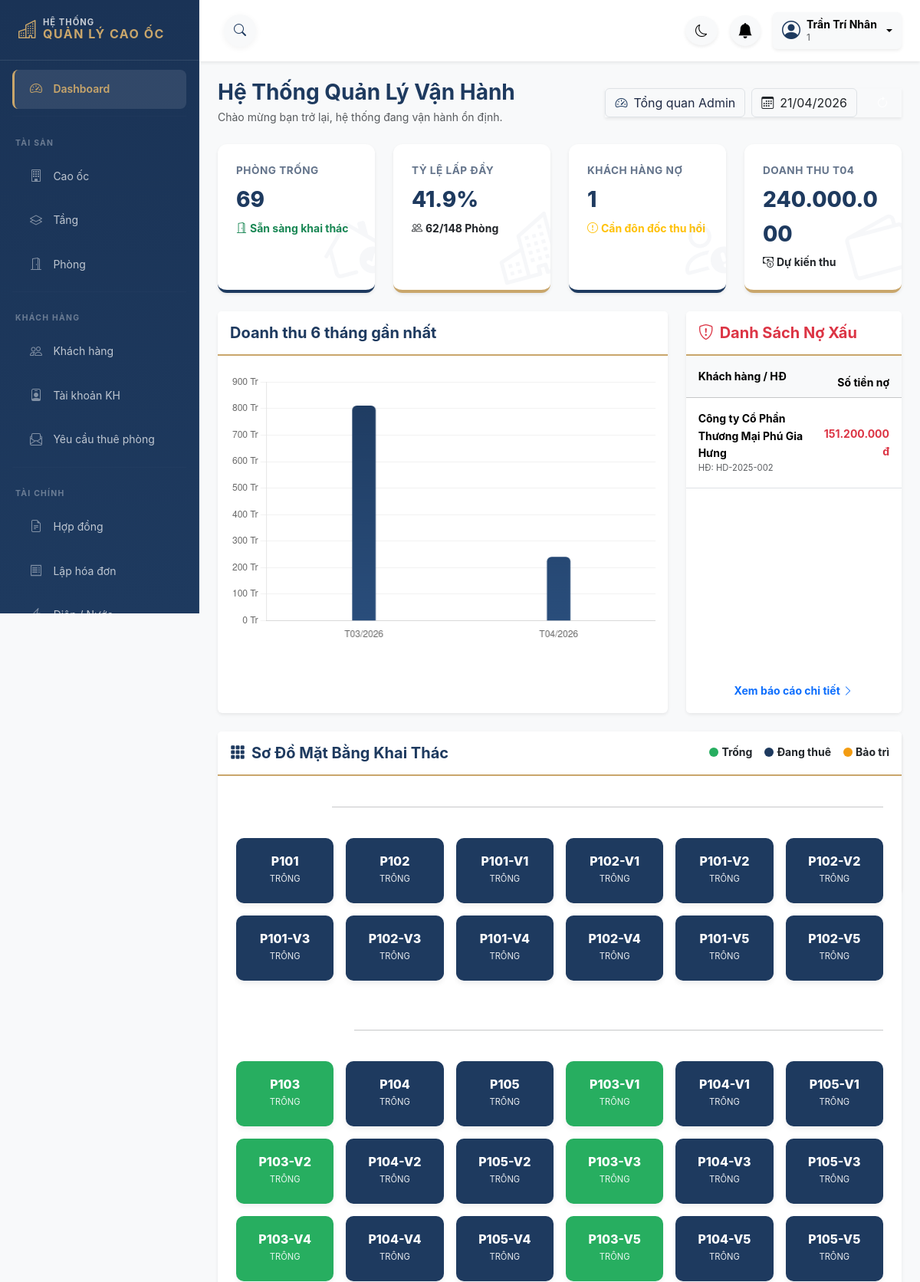
Page /modules/dashboard/admin.php (signed in, upper part) on the committed database.
### tables this page shows
CREATE TABLE HOP_DONG (
    soHopDong VARCHAR(50) PRIMARY KEY,
    maKH VARCHAR(20) NOT NULL,
    maNV VARCHAR(20),
    ngayLap DATE,
    ngayBatDau DATE,
    ngayThanhToanDauTien DATE NULL,
    ngayHetHanCuoiCung DATE NULL,
    ngayKetThuc DATE,
    tienTienCoc DECIMAL(15,2) DEFAULT 0.00,
    trangThai TINYINT DEFAULT 1 COMMENT '1: Hieu luc, 0: Ket thuc, 2: Huy, 3: ChoDuyet',
    ngayHuy DATE NULL,
    lyDoHuy TEXT NULL,
    deleted_at DATETIME DEFAULT NULL,
    CONSTRAINT fk_hop_dong_kh FOREIGN KEY (maKH) REFERENCES KHACH_HANG(maKH),
    CONSTRAINT fk_hop_dong_nv FOREIGN KEY (maNV) REFERENCES NHAN_VIEN(maNV)
);

CREATE TABLE KHACH_HANG (
    maKH VARCHAR(20) PRIMARY KEY,
    tenKH VARCHAR(100) NOT NULL,
    cccd VARCHAR(20) UNIQUE,
    sdt VARCHAR(15),
    email VARCHAR(100),
    diaChi TEXT,
    deleted_at DATETIME DEFAULT NULL
);

CREATE TABLE PHONG (
    maPhong VARCHAR(50) PRIMARY KEY,
    maTang VARCHAR(20) NOT NULL,
    tenPhong VARCHAR(100) NOT NULL,
    loaiPhong VARCHAR(50),
    dienTich DECIMAL(10,2),
    soChoLamViec INT DEFAULT 0,
    moTaViTri VARCHAR(200) NULL,
    donGiaM2 DECIMAL(15,2) DEFAULT 0.00,
    giaThue DECIMAL(15,2) NOT NULL DEFAULT 0.00,
    trangThai TINYINT DEFAULT 1 COMMENT '1: Trong, 2: Da thue, 3: Dang sua chua, 4: Lock',
    deleted_at DATETIME DEFAULT NULL,
    CONSTRAINT fk_phong_tang FOREIGN KEY (maTang) REFERENCES TANG(maTang) ON DELETE CASCADE
);

### modules/dashboard/admin.php (the view, shortened to what the rows shown need)
<?php
require_once __DIR__ . '/../../includes/common/functions.php';
$db = Database::getInstance()->getConnection();
$sqlFloorMap = "
    SELECT
        p.maPhong,
        p.trangThai,
        p.giaThue,
        t.tenTang,
        kh.tenKH
    FROM PHONG p
    JOIN TANG t ON p.maTang = t.maTang
    LEFT JOIN CHI_TIET_HOP_DONG cthd ON p.maPhong = cthd.maPhong
    LEFT JOIN HOP_DONG h ON cthd.soHopDong = h.soHopDong
        AND h.trangThai = 1
        AND h.deleted_at IS NULL
    LEFT JOIN KHACH_HANG kh ON h.maKH = kh.maKH
        AND kh.deleted_at IS NULL
    WHERE p.deleted_at IS NULL
    ORDER BY t.maTang ASC, p.maPhong ASC
";
$roomsRaw = $db->query($sqlFloorMap)->fetchAll();
$roomsByFloor = [];
foreach ($roomsRaw as $r) {
    $roomsByFloor[$r['tenTang']][] = $r;
}
$sqlBadDebt = "
    SELECT
        kh.tenKH,
        h.soHopDong,
        SUM(hd.soTienConNo) as total_debt_amount
    FROM HOA_DON hd
    JOIN HOP_DONG h ON hd.soHopDong = h.soHopDong
    JOIN KHACH_HANG kh ON h.maKH = kh.maKH
    WHERE hd.trangThai = 'ConNo'
      AND hd.loaiHoaDon = 'Chinh'
      AND hd.deleted_at IS NULL
      AND h.deleted_at IS NULL
      AND kh.deleted_at IS NULL
    GROUP BY kh.maKH, h.soHopDong
    ORDER BY total_debt_amount DESC
    LIMIT 10
";
$badDebtList = $db->query($sqlBadDebt)->fetchAll();
$sqlChart = "
    SELECT kyThanhToan, SUM(tongTien) as total_revenue
    FROM HOA_DON
    WHERE STR_TO_DATE(CONCAT('01/', kyThanhToan), '%d/%m/%Y') >= DATE_SUB(DATE_FORMAT(CURRENT_DATE(), '%Y-%m-01'), INTERVAL 6 MONTH)
      AND deleted_at IS NULL
      AND loaiHoaDon = 'Chinh'
    GROUP BY kyThanhToan
    ORDER BY STR_TO_DATE(CONCAT('01/', kyThanhToan), '%d/%m/%Y') ASC
";
$chartData = $db->query($sqlChart)->fetchAll();
$chartLabels = []; $chartValues = [];
foreach ($chartData as $row) {
    $chartLabels[] = 'T' . $row['kyThanhToan'];
    $chartValues[] = (float)$row['total_revenue'];
}
?>
<!DOCTYPE html>
<html lang="vi">
<head>
    <?php include __DIR__ . '/../../includes/admin/admin-header.php'; ?>
</head>
<body class="bg-light">
<div class="admin-layout">
    <div class="admin-main-wrapper flex-grow-1">
        <main class="admin-main-content p-4">
            <div class="d-flex flex-wrap justify-content-between align-items-center mb-4 gap-3">
                <div>
                    <h2 class="h3 card-title-navy mb-1">Hệ Thống Quản Lý Vận Hành</h2>
                </div>
            </div>
            <div class="row g-4 mb-4">
                <div class="col-xl-4">
                    <div class="card border-0 shadow-sm h-100">
                        <div class="card-body p-0">
                            <div class="table-responsive">
                                <table class="table table-hover mb-0 align-middle small">
                                    <thead class="table-light">
                                        <tr>
                                            <th class="ps-3 py-3">Khách hàng / HĐ</th>
                                            <th class="text-end pe-3">Số tiền nợ</th>
                                        </tr>
                                    </thead>
                                    <tbody>
                                        <?php if (count($badDebtList) > 0): ?>
                                            <?php foreach ($badDebtList as $debt): ?>
                                                <tr>
                                                    <td class="ps-3 py-3">
                                                        <div class="fw-bold text-navy"><?php echo e($debt['tenKH']); ?></div>
                                                        <div class="text-muted" style="font-size: 0.7rem;">HĐ: <?php echo e($debt['soHopDong']); ?></div>
                                                    </td>
                                                    <td class="text-end pe-3 fw-bold text-danger">
                                                        <?php echo number_format($debt['total_debt_amount'], 0, ',', '.'); ?> đ
                                                    </td>
                                                </tr>
                                            <?php endforeach; ?>
                                        <?php else: ?>
                                            <tr>
                                                <td colspan="2" class="text-center py-5 text-muted">Không có dữ liệu nợ xấu.</td>
                                            </tr>
                                        <?php endif; ?>
                                    </tbody>
                                </table>
                            </div>
                        </div>
                    </div>
                    <div class="card border-0 shadow-sm mt-4">
                        <div class="card-body p-0">
                            <div class="table-responsive">
                                <table class="table table-hover mb-0 align-middle small">
                                    <thead class="table-light">
                                        <tr>
                                            <th class="ps-3 py-3">Khách hàng / Phòng</th>
                                            <th class="text-end pe-3">Ngày hết hạn</th>
                                        </tr>
                                    </thead>
                                </table>
                            </div>
                        </div>
                    </div>
                </div>
            </div>
            <div class="card border-0 shadow-sm mb-4">
                <div class="card-body p-4">
                    <?php if (empty($roomsByFloor)): ?>
                        <div class="text-center py-5 text-muted">Vui lòng khởi tạo dữ liệu Tầng và Phòng.</div>
                    <?php else: ?>
                        <?php foreach ($roomsByFloor as $floorName => $floorRooms): ?>
                            <div class="mb-5">
                                <h6 class="text-navy fw-bold mb-4 d-flex align-items-center">
                                    <span class="badge bg-navy me-2 px-3 py-2"><?php echo e($floorName); ?></span>
                                    <hr class="flex-grow-1 opacity-10">
                                </h6>
                                <div class="row row-cols-2 row-cols-sm-3 row-cols-md-4 row-cols-lg-5 row-cols-xl-6 g-3">
                                    <?php foreach ($floorRooms as $room):
                                        $statusClass = 'room--available';
                                        if ($room['trangThai'] == 2) $statusClass = 'room--rented';
                                        elseif ($room['trangThai'] == 3) $statusClass = 'room--maintenance';
                                    ?>
                                        <div class="col">
                                            <div class="room-box <?php echo $statusClass; ?>"
                                                 title="Giá thuê: <?php echo formatTien($room['giaThue']); ?> đ">
                                                <div class="room-code"><?php echo e($room['maPhong']); ?></div>
                                                <div class="room-tenant"><?php echo e($room['tenKH'] ?: 'TRỐNG'); ?></div>
                                            </div>
                                        </div>
                                    <?php endforeach; ?>
                                </div>
                            </div>
                        <?php endforeach; ?>
                    <?php endif; ?>
                </div>
            </div>
        </main>
    </div>
</div>
<script>
document.addEventListener('DOMContentLoaded', function() {
    var ctx = document.getElementById('revenueChart').getContext('2d');
    var chartLabels = <?php echo json_encode($chartLabels); ?>;
    var chartValues = <?php echo json_encode($chartValues); ?>;
    // Gradient cho biểu đồ
    var gradient = ctx.createLinearGradient(0, 0, 0, 400);
    gradient.addColorStop(0, '#1e3a5f');
    gradient.addColorStop(1, '#2c5282');
    new Chart(ctx, {
        type: 'bar',
        data: {
            labels: chartLabels,
            datasets: [{
                label: 'Doanh thu',
                data: chartValues,
                backgroundColor: gradient,
                hoverBackgroundColor: '#c9a66b',
                borderRadius: 6,
                barThickness: 30
            }]
        },
        options: {
            responsive: true,
            maintainAspectRatio: false,
            scales: {
                y: {
                    beginAtZero: true,
                    grid: { color: 'rgba(0,0,0,0.05)' },
                    ticks: {
                        callback: function(value) {
                            return (value / 1000000).toLocaleString('vi-VN') + ' Tr';
                        }
                    }
                },
                x: { grid: { display: false } }
            },
            plugins: {
                legend: { display: false },
                tooltip: {
                    padding: 15,
                    backgroundColor: 'rgba(30, 58, 95, 0.9)',
                    callbacks: {
                        label: function(context) {
                            return ' Doanh thu: ' + context.parsed.y.toLocaleString('vi-VN') + ' ₫';
                        }
                    }
                }
            }
        }
    });
});
</script>
</body>
</html>

### rows in the picture
hop_dong: maKH.tenKH "Công ty Cổ Phần Thương Mại Phú Gia Hưng", soHopDong "HD-2025-002", total_debt_amount "151.200.000"
phong: maPhong "P101", tenKH "TRỐNG"
phong: maPhong "P102", tenKH "TRỐNG"
phong: maPhong "P101-V1", tenKH "TRỐNG"
phong: maPhong "P102-V1", tenKH "TRỐNG"
phong: maPhong "P101-V2", tenKH "TRỐNG"
phong: maPhong "P102-V2", tenKH "TRỐNG"
phong: maPhong "P101-V3", tenKH "TRỐNG"
phong: maPhong "P102-V3", tenKH "TRỐNG"
phong: maPhong "P101-V4", tenKH "TRỐNG"
phong: maPhong "P102-V4", tenKH "TRỐNG"
phong: maPhong "P101-V5", tenKH "TRỐNG"
phong: maPhong "P102-V5", tenKH "TRỐNG"
phong: maPhong "P103", tenKH "TRỐNG"
phong: maPhong "P104", tenKH "TRỐNG"
phong: maPhong "P105", tenKH "TRỐNG"
phong: maPhong "P103-V1", tenKH "TRỐNG"
phong: maPhong "P104-V1", tenKH "TRỐNG"
phong: maPhong "P105-V1", tenKH "TRỐNG"
phong: maPhong "P103-V2", tenKH "TRỐNG"
phong: maPhong "P104-V2", tenKH "TRỐNG"
phong: maPhong "P105-V2", tenKH "TRỐNG"
phong: maPhong "P103-V3", tenKH "TRỐNG"
phong: maPhong "P104-V3", tenKH "TRỐNG"
phong: maPhong "P105-V3", tenKH "TRỐNG"
phong: maPhong "P103-V4", tenKH "TRỐNG"
phong: maPhong "P104-V4", tenKH "TRỐNG"
phong: maPhong "P105-V4", tenKH "TRỐNG"
phong: maPhong "P103-V5", tenKH "TRỐNG"
phong: maPhong "P104-V5", tenKH "TRỐNG"
phong: maPhong "P105-V5", tenKH "TRỐNG"

### other values in the picture
$ten_user "Trần Trí Nhân"
$user_role "1"
$availableRooms "69"
$occupancyRate "41.9"
$rentedRooms "62"
$totalRooms "148"
$debtorCount "1"
formatTien($projectedRevenue) "240.000.000"
chart data {{ json_encode($chartValues) }} [810000000,240000000]
